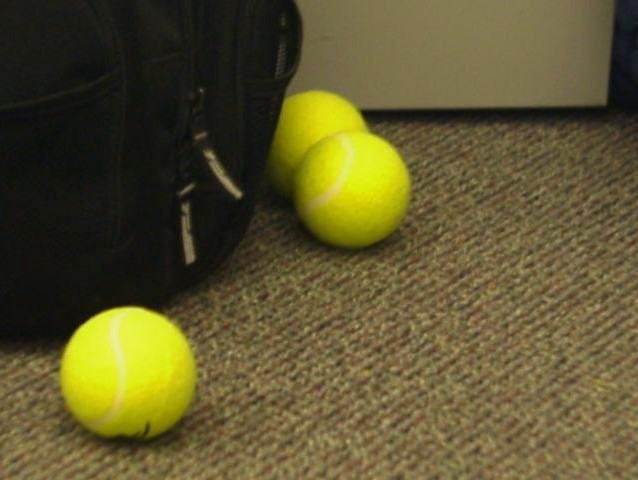
//> input picture Others/color_detection/Tennis_input.jpg, 638 x 480 px
$ ./color_detection   (built with g++ and OpenCV 4)
//> lines starting //> are read from the running program, lines starting //| are printed output that depends on the picture; after the words box and inside, x2 and y2 are one past the last pixel; in counts of white or black regions, pixels touching at a corner belong together
#include "stdafx.h"
#include <stdio.h>
#include <math.h>

#include <cv.h>
#include <cxcore.h>
#include <highgui.h>

int main( int argc, char** argv )
{
    	IplImage* img;
		IplImage* mask2; //声明IplImage指针

		CvRect r;

        //载入图像
        img = cvLoadImage( "tennis_input.jpg",1);
//> img is the input picture: 480 rows x 638 cols, CV_8UC3; mean B, G, R 46.3, 85.6, 93.7

		cvNamedWindow( "originalImage", 1 );//创建窗口
        cvShowImage( "originalImage", img );//显示图像

		CvSize size = cvGetSize(img);
//> size = Size(638, 480)
		IplImage *hsv = cvCreateImage(size, IPL_DEPTH_8U, 3);
		cvCvtColor(img, hsv, CV_BGR2HSV);
//> hsv: 480 rows x 638 cols, CV_8UC3; mean H, S, V 27.5, 109.9, 94.5


		CvMat *mask = cvCreateMat(size.height, size.width, CV_8UC1);
		mask2	 = cvCreateImage(size, IPL_DEPTH_8U,3);

		cvInRangeS(hsv, cvScalar(0.11*256, 0.60*256, 0.20*256, 0), cvScalar(0.14*256, 1.00*256, 1.00*256, 0), mask);
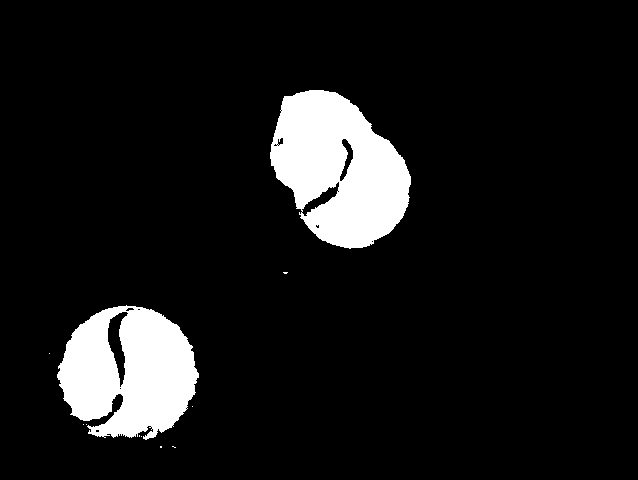
//> mask: 480 rows x 638 cols, CV_8UC1; 9.3% white; 11 white regions (9 under 20 px), largest, box (x1, y1, x2, y2) and area: (270, 90, 411, 249) 15011, (57, 305, 199, 440) 13303
		cvReleaseImage(&hsv);

		IplConvKernel *se21 = cvCreateStructuringElementEx(21, 21, 10, 10, CV_SHAPE_RECT, NULL);
		IplConvKernel *se11 = cvCreateStructuringElementEx(11, 11, 5,  5,  CV_SHAPE_RECT, NULL);

		cvNamedWindow( "Mask before", 1 );//创建窗口
        cvShowImage( "Mask before", mask );//显示图像
		//cvClose(mask, mask, se21);  See completed example for cvClose definition
		cvDilate(mask, mask, se21,1);
		cvErode(mask, mask, se21,1);
		//cvOpen(mask, mask, se11);  See completed example for cvOpen  definition
		cvErode(mask, mask, se11,1);
		cvDilate(mask, mask, se11,1);
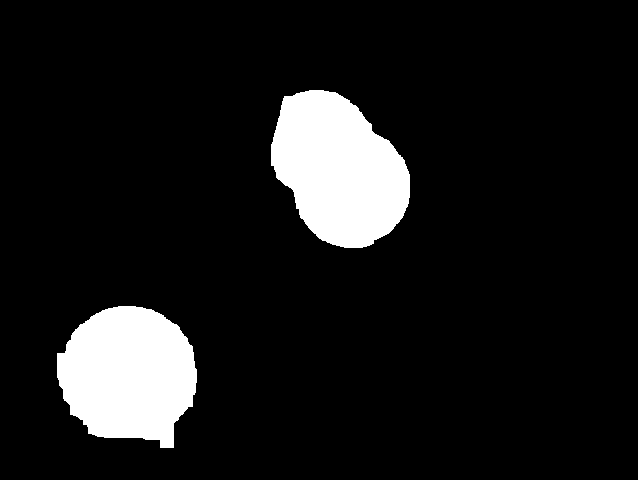
//> mask: 480 rows x 638 cols, CV_8UC1; 10% white; 2 white regions, box (x1, y1, x2, y2) and area: (271, 90, 410, 248) 15640, (57, 306, 197, 448) 14952
		cvReleaseStructuringElement(&se21);
		cvReleaseStructuringElement(&se11);

		/* Copy mask into a grayscale image */
		IplImage *hough_in = cvCreateImage(size, 8, 1);
		cvCopy(mask, hough_in, NULL);
		cvCvtColor( mask, mask2, CV_GRAY2BGR );
//> mask2: 480 rows x 638 cols, CV_8UC3; 10% white; 2 white regions

        cvSmooth(hough_in, hough_in, CV_GAUSSIAN, 15, 15, 0, 0);

		/* Run the Hough function */
		CvMemStorage *storage = cvCreateMemStorage(0);
		//CvSeq *circles = cvHoughCircles(hough_in, storage, CV_HOUGH_GRADIENT, 4, size.height/10, 50, 150, 0, 0);
		CvSeq *contour;
		cvFindContours( hough_in, storage, &contour, sizeof(CvContour), CV_RETR_CCOMP, CV_CHAIN_APPROX_SIMPLE );
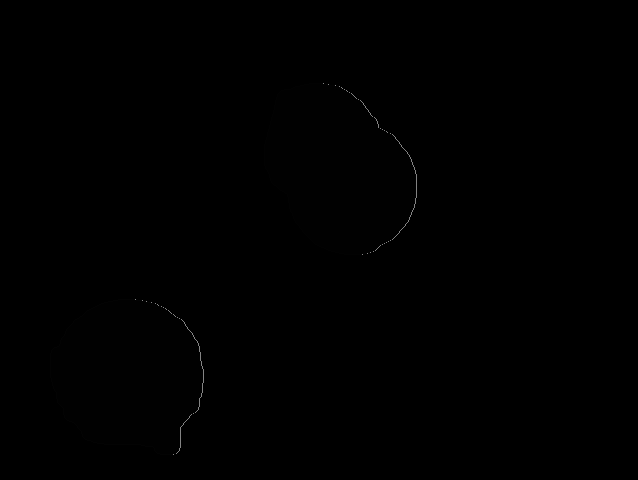
//> hough_in: 480 rows x 638 cols, CV_8UC1; min 0, max 131, mean 0.3
//> contour = 2 contours; box (x1, y1, x2, y2) and area: (264, 83, 417, 255) 18884, (50, 299, 204, 455) 18168


		for(;contour;contour=contour->h_next)
		{
			    r=((CvContour*)contour)->rect;

				//在图中画出矩形框
				cvRectangle(img,cvPoint(r.x,r.y),cvPoint(r.x+r.width,r.y+r.height),CV_RGB(255,0,0),3,CV_AA,0);
				cvRectangle(mask2,cvPoint(r.x,r.y),cvPoint(r.x+r.width,r.y+r.height),CV_RGB(255,0,0),3,CV_AA,0);

		}
//> this loop made 2 passes
//> r on passes 1 to 2: Rect(50, 299, 154, 156), Rect(264, 83, 153, 172)
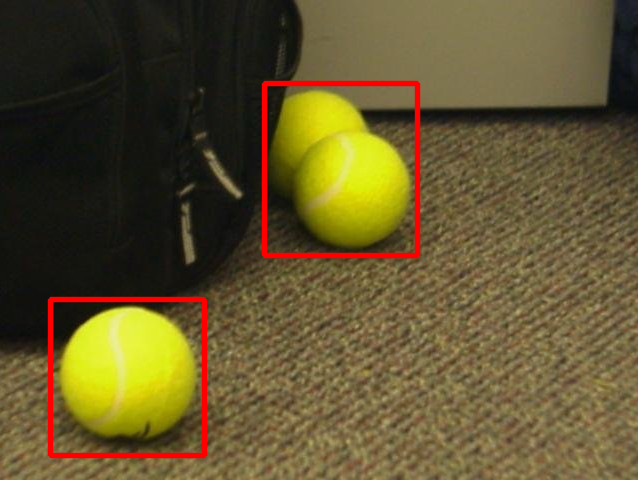
//> img: 480 rows x 638 cols, CV_8UC3; 2.89% of pixels changed, all inside (x1, y1, x2, y2) = (47, 80, 421, 459)
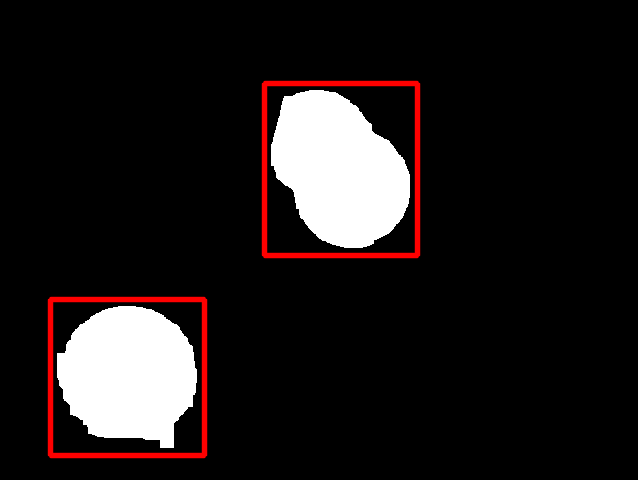
//> mask2: 480 rows x 638 cols, CV_8UC3; mean B, G, R 25.5, 25.5, 31.2
//> after the loop, contour = 0 contours

		cvReleaseMemStorage(&storage);


		cvNamedWindow( "Image", 1 );//创建窗口
        cvShowImage( "Image", img );//显示图像
		cvNamedWindow( "Mask", 1 );//创建窗口
        cvShowImage( "Mask", mask );//显示图像

		cvNamedWindow( "Mask2", 1 );//创建窗口
        cvShowImage( "Mask2", mask2 );//显示图像


	    cvWaitKey(0); //等待按键
        cvDestroyWindow( "Image" );//销毁窗口
        cvReleaseImage( &img ); //释放图像
		cvDestroyWindow( "Mask" );//销毁窗口
		cvDestroyWindow( "Mask before" );//销毁窗口
		cvDestroyWindow( "Original" );//销毁窗口
		cvDestroyWindow( "Mask2" );//销毁窗口
        return 0;


}
